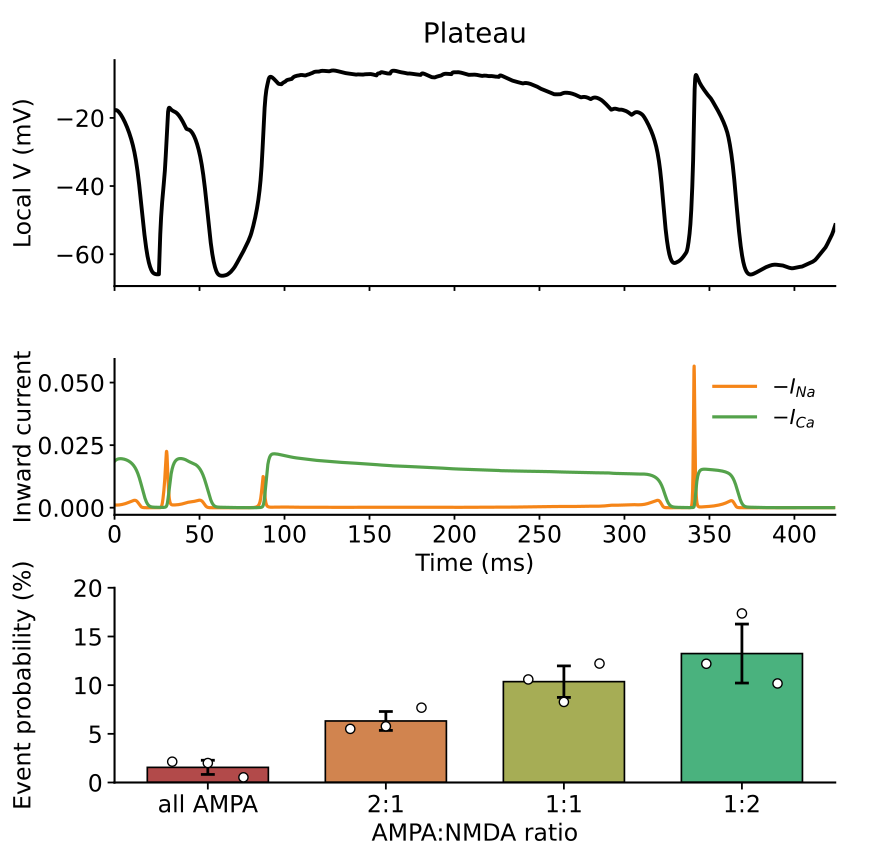

This chart was generated by the following Python code:
import csv
import os
from pathlib import Path

import matplotlib.pyplot as plt
import numpy as np

ROOT = Path(__file__).resolve().parents[3]
DATA = ROOT / "nc_final_data" / "FigureS1" / "FigureS1_abc"
SOURCE = ROOT / "nc_final_source_data" / "FigureS1" / "FigureS1_abc"
PANELS = [2]
LABELS = ("Dendritic spike", "Calcium spike", "Plateau")
COLORS = ("#B24A4A", "#D1844F", "#A6AD55", "#4AB27E")
EXAMPLE_VOLTAGE_LIMITS_MV = ((-67.86488494873046, -35.24535980224609), (-75.51710395812988, -38.308709335327116), (-69.33568363189697, -3.072042655944824))

def load_probabilities():
    names = ("bar_mean.npy", "bar_std.npy")
    values = tuple(np.load(DATA / name, allow_pickle=False) for name in names)
    if any(value.shape != (3, 4) or not np.isfinite(value).all() for value in values):
        raise ValueError("Invalid bar data")
    repeats = np.load(DATA / "bar_repeats.npy", allow_pickle=False)
    if repeats.shape != (3, 4, 3) or not np.array_equal(repeats.mean(axis=2), values[0]) or not np.array_equal(repeats.std(axis=2, ddof=0), values[1]):
        raise ValueError("Individual probabilities do not match bar data")
    events = ("sodium_spike", "calcium_spike", "plateau")
    conditions = ("all_ampa", "ampa_nmda_2to1", "ampa_nmda_1to1", "ampa_nmda_1to2")
    columns = [f"{condition}_{event}_probability" for condition in conditions for event in events]
    runs = repeats.transpose(1, 0, 2).reshape(len(columns), 3)
    write_table(SOURCE / "FigureS1_bars.csv", columns, runs, values[0].T.reshape(-1), values[1].T.reshape(-1))
    return (*values, repeats)


def load_example(panel):
    suffixes = ("time_ms", "voltage_mv", "sodium_inward", "calcium_inward")
    names = tuple("FigureS1_" + "abc"[panel] + "_" + suffix + ".npy" for suffix in suffixes)
    values = tuple(np.load(DATA / name, allow_pickle=False) for name in names)
    if any(value.ndim != 1 or value.size < 2 or value.shape != values[0].shape or not np.isfinite(value).all() for value in values):
        raise ValueError("Invalid example data")
    write_curves(SOURCE / ("FigureS1_" + "abc"[panel] + "_curves.csv"),
                 ("time_ms", "voltage_mv", "sodium_inward", "calcium_inward"), values)
    return values


def draw(axes, panel, mean, std, repeats, example):
    voltage_ax, current_ax, bar_ax = axes
    t, voltage, sodium, calcium = example
    for ax in (voltage_ax, current_ax):
        ax.spines["right"].set_visible(False)
        ax.spines["top"].set_visible(False)
    voltage_ax.plot(t, voltage, color="black", linewidth=2.8)
    voltage_ax.set_ylim(*EXAMPLE_VOLTAGE_LIMITS_MV[panel])
    voltage_ax.set_ylabel("Local V (mV)")
    voltage_ax.tick_params(axis="x", labelbottom=False)
    current_ax.plot(t, sodium, color="#F58518", linewidth=2.3, label=r"$-I_{Na}$")
    current_ax.plot(t, calcium, color="#54A24B", linewidth=2.3, label=r"$-I_{Ca}$")
    current_ax.set_ylabel("Inward current")
    current_ax.set_xlabel("Time (ms)")
    current_ax.legend(frameon=False, loc="upper right", fontsize=15)
    voltage_ax.set_xlim(0.0, float(t[-1]))
    tick_step = 20.0 if t[-1] <= 200.0 else 50.0
    current_ax.set_xticks(np.arange(0.0, float(t[-1]) + 1e-9, tick_step))
    x = np.arange(4)
    bar_ax.bar(x, 100 * mean[panel], yerr=100 * std[panel], color=COLORS, width=0.68,
               edgecolor="black", linewidth=1.2,
               error_kw={"elinewidth": 2.0, "ecolor": "black", "capsize": 5, "capthick": 2.0})
    offsets = np.linspace(-0.20, 0.20, repeats.shape[2])
    for index in range(len(x)):
        bar_ax.scatter(x[index] + offsets, 100 * repeats[panel, index], s=44, facecolors="white", edgecolors="black", linewidths=1.0, zorder=5)
    bar_ax.set_xticks(x, ("all AMPA", "2:1", "1:1", "1:2"))
    bar_ax.set_xlabel("AMPA:NMDA ratio")
    bar_ax.set_ylabel("Event probability (%)")
    bar_ax.set_ylim(0, 50 if panel == 1 else 20)
    bar_ax.set_yticks(np.arange(0.0, 51.0, 10.0) if panel == 1 else np.arange(0.0, 21.0, 5.0))
    for ax in axes:
        ax.spines["top"].set_visible(False)
        ax.spines["right"].set_visible(False)
        ax.yaxis.set_label_coords(-0.11, 0.5)
    bar_ax.spines["left"].set_linewidth(1.5)
    bar_ax.spines["bottom"].set_linewidth(1.5)
    bar_ax.tick_params(axis="both", width=1.3, length=5)




def write_table(path, columns, runs, means, stds):
    values = np.asarray(runs)
    if values.ndim != 2 or values.shape[0] != len(columns) or len(means) != len(columns) or len(stds) != len(columns):
        raise ValueError("Unexpected source table shape")
    path.parent.mkdir(parents=True, exist_ok=True)
    temporary = path.with_name(f".{path.name}.{os.getpid()}.tmp")
    try:
        with temporary.open("w", encoding="utf-8", newline="") as stream:
            writer = csv.writer(stream)
            writer.writerow(["run", *columns])
            for index in range(values.shape[1]):
                writer.writerow([f"run_{index + 1}", *values[:, index]])
            writer.writerow(["mean", *means])
            writer.writerow(["std", *stds])
        os.replace(temporary, path)
    finally:
        if temporary.exists():
            temporary.unlink()


def write_curves(path, columns, values):
    if any(len(value) != len(values[0]) for value in values):
        raise ValueError("Inconsistent curve lengths")
    path.parent.mkdir(parents=True, exist_ok=True)
    temporary = path.with_name(f".{path.name}.{os.getpid()}.tmp")
    try:
        with temporary.open("w", encoding="utf-8", newline="") as stream:
            writer = csv.writer(stream)
            writer.writerow(columns)
            writer.writerows(zip(*values))
        os.replace(temporary, path)
    finally:
        if temporary.exists():
            temporary.unlink()


def main():
    mean, std, repeats = load_probabilities()
    style = {"font.size": 17, "axes.grid": False, "axes.linewidth": 1.5, "xtick.major.width": 1.3,
             "ytick.major.width": 1.3, "pdf.fonttype": 42, "ps.fonttype": 42}
    with plt.rc_context(style):
        if len(PANELS) == 1:
            panel = PANELS[0]
            fig = plt.figure(figsize=(8.8, 8.6))
            grid = fig.add_gridspec(3, 1, height_ratios=(1.45, 1.0, 1.25))
            voltage_ax = fig.add_subplot(grid[0, 0])
            current_ax = fig.add_subplot(grid[1, 0], sharex=voltage_ax)
            bar_ax = fig.add_subplot(grid[2, 0])
            draw((voltage_ax, current_ax, bar_ax), panel, mean, std, repeats, load_example(panel))
            fig.suptitle(LABELS[panel], x=0.54, y=0.975, fontsize=20)
            fig.subplots_adjust(left=0.13, right=0.95, bottom=0.09, top=0.93, hspace=0.38)
        else:
            fig = plt.figure(figsize=(26.4, 8.6))
            grid = fig.add_gridspec(3, 3, height_ratios=(1.45, 1.0, 1.25))
            for panel in PANELS:
                voltage_ax = fig.add_subplot(grid[0, panel])
                current_ax = fig.add_subplot(grid[1, panel], sharex=voltage_ax)
                bar_ax = fig.add_subplot(grid[2, panel])
                draw((voltage_ax, current_ax, bar_ax), panel, mean, std, repeats, load_example(panel))
                for ax in (voltage_ax, current_ax, bar_ax):
                    ax.yaxis.set_label_coords(-0.18, 0.5)
                voltage_ax.set_title(LABELS[panel], fontsize=20, pad=20)
                voltage_ax.text(-0.14, 1.2, "abc"[panel], transform=voltage_ax.transAxes,
                                fontsize=20, fontweight="bold")
            fig.subplots_adjust(left=0.07, right=0.98, bottom=0.09, top=0.90, hspace=0.38, wspace=0.4)
        fig.savefig(Path(__file__).with_suffix(".pdf"), format="pdf")
        plt.close(fig)


if __name__ == "__main__":
    main()
